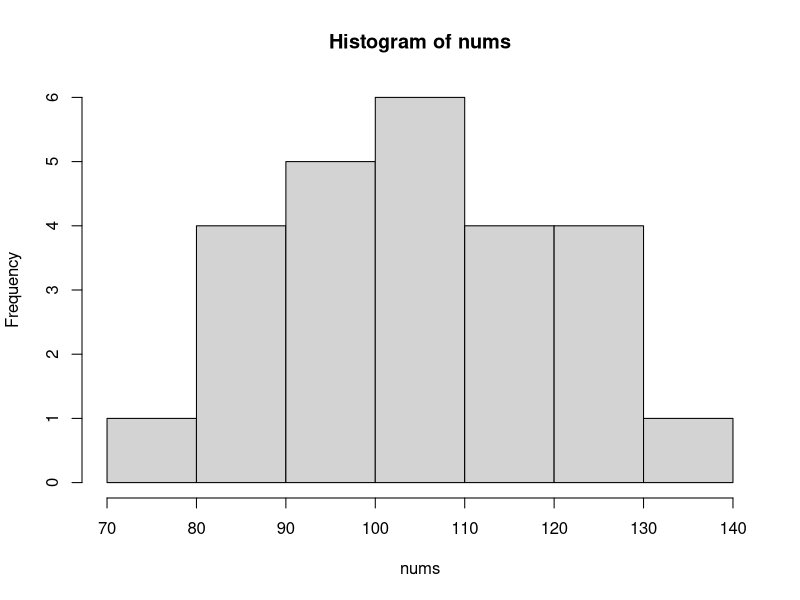

Reproduce this figure in R.
## ---- chunk 1
# R. Leaf   July 29, 2016
# v04
# Script for R shortcourse. The script has the following components:

# 1. Documentation of scripts
# 2. Demonstration of writing code
# 3. Discussion of basic statistical tools
# 4. Etc., etc...

# Some text narrative that describes the sources, motivations, and citations. e.g.
# Crawley, Michael J. Statistics: an introduction using R. John Wiley & Sons, 2014.
## ---- chunk 2
# Code to keep workspace clean
# Functions ls() and rm()
?ls
?rm
## ---- chunk 3
function.name <- function(x)
  {   
  # braces are used to enclose the function - start open brace
  # computational operation that only deals with function argument x
  # "value to return"" is calculated
  #object value is created that can be of any data class.
  return(value)
  }   # braces are used to enclose the function - end closed brace   
## ---- chunk 4
?rnorm
nums = rnorm(n = 25, mean=100, sd=15)
## ---- chunk 5
?hist
hist(x = nums)
## ---- chunk 6
?stats::var
stats::var(nums)

?length
length(nums)

## ---- chunk 7
var.num   <- var(nums)
len.num   <- length(nums)

sem <- sqrt(var.num/len.num)   
## ---- chunk 8
rm(list = ls())   
## ---- chunk 9
ls()   
## ---- chunk 10
?sem.fun   
## ---- chunk 11
sem.fun = function(x)
{
  var.x <- var(x)
  len.x <- length(x)
sem.val <- sqrt(var.x/len.x)
return(sem.val)
}
